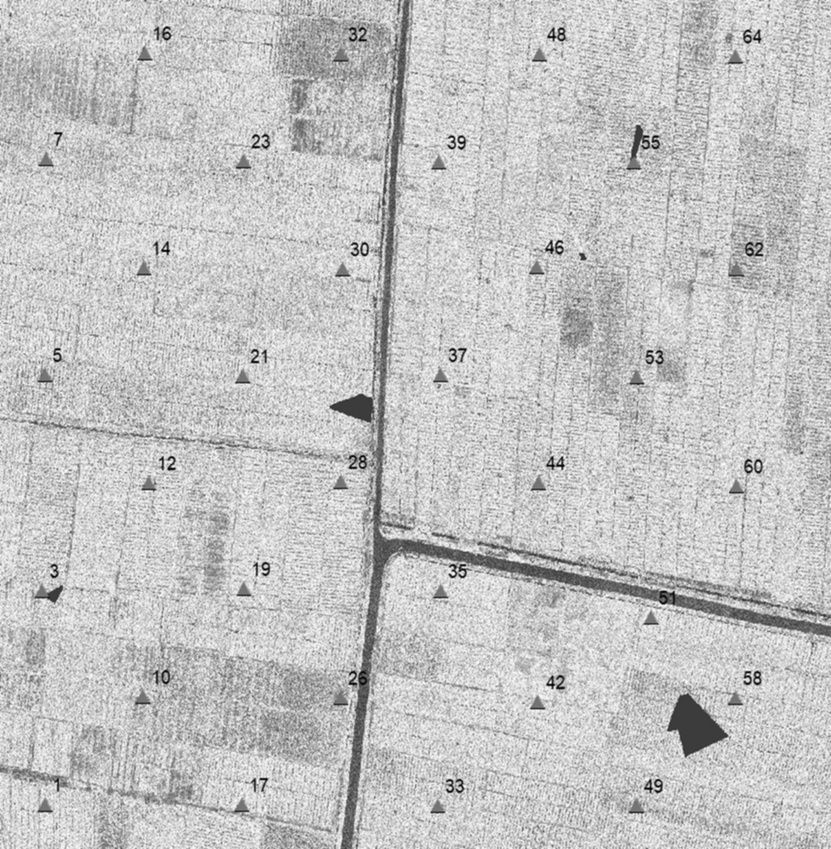
#> input picture pre-proses/grayscale.jpg, 831 x 849 px, shrunk from 1473 x 1504 before the run
$ python histogram-eq.py
#> lines starting #> are read from the running program, lines starting #| are printed output that depends on the picture
import cv2
import os

def histogram_equalization_image(input_path, output_path):
    """
    Membaca satu gambar grayscale, menerapkan histogram equalization,
    dan menyimpannya ke path output.
    """
#> called with input_path = 'pre-proses/grayscale.jpg', output_path = 'pre-proses/equalized.jpg'
    # Baca gambar langsung dari path-nya dalam mode grayscale
    img = cv2.imread(input_path, cv2.IMREAD_GRAYSCALE)
#> img is the input picture: shape (849, 831); min 0, max 255, mean 195.6
    if img is None:
        print(f"Gagal membaca gambar dari: {input_path}")
        return

    # Terapkan Histogram Equalization
    equalized_img = cv2.equalizeHist(img)
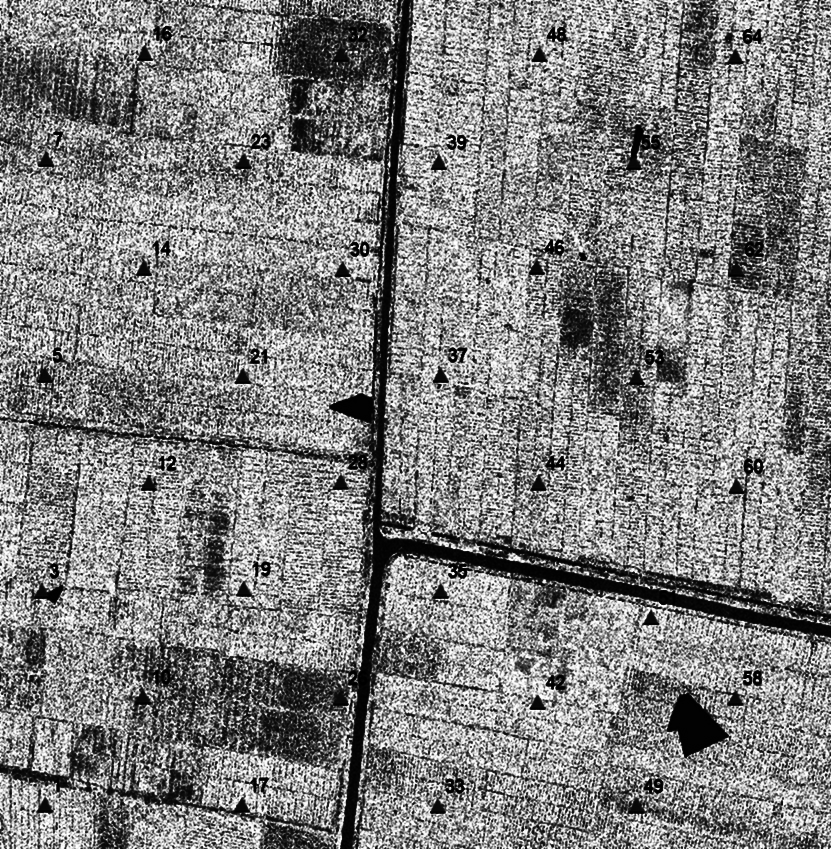
#> equalized_img: shape (849, 831); min 0, max 255, mean 129

    # Simpan gambar hasil
    cv2.imwrite(output_path, equalized_img)
    print(f"Gambar hasil equalisasi disimpan di: {output_path}")

# --- BAGIAN UTAMA (YANG DIPERBAIKI) ---

# 1. Tentukan lokasi skrip ini berada secara otomatis
script_dir = os.path.dirname(os.path.abspath(__file__))

# 2. Definisikan nama file input dan output
input_filename = 'grayscale.jpg'
output_filename = 'equalized.jpg'

# 3. Gabungkan lokasi skrip dengan nama file untuk membuat path yang lengkap dan pasti
input_path = os.path.join(script_dir, input_filename)
output_path = os.path.join(script_dir, output_filename)

# 4. Panggil fungsi untuk memproses satu gambar dengan path yang sudah benar
print(f"Membaca file dari: {input_path}")
histogram_equalization_image(input_path, output_path)
